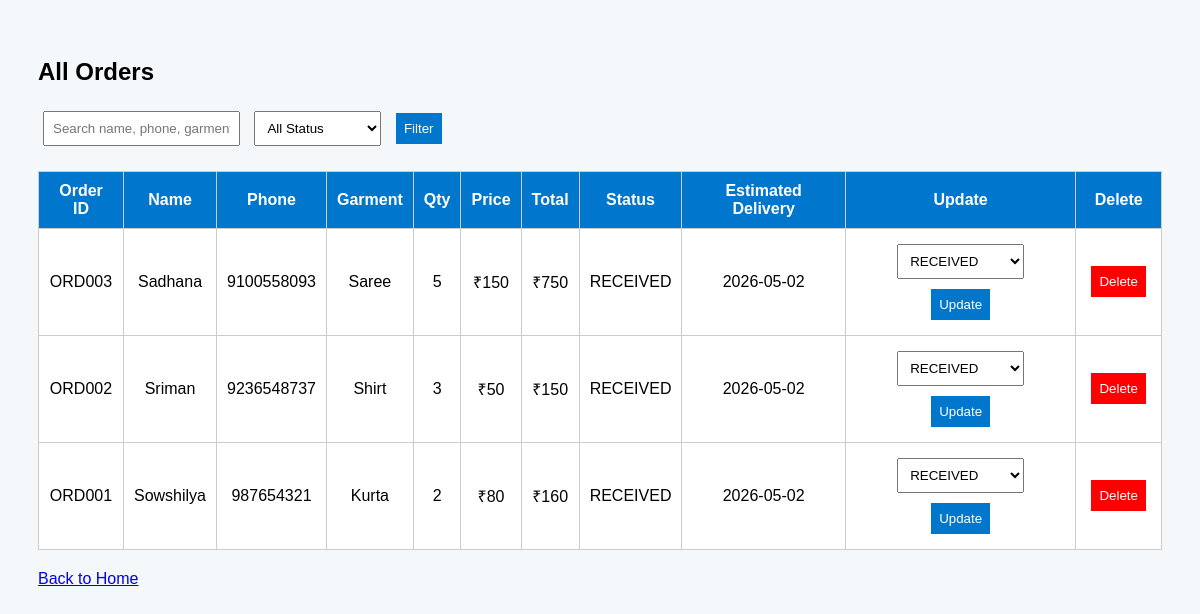
The page /orders on the database its author committed.
### tables this page shows
CREATE TABLE orders (
            id INTEGER PRIMARY KEY AUTOINCREMENT,
            order_id TEXT UNIQUE,
            customer_name TEXT,
            phone TEXT,
            garment TEXT,
            quantity INTEGER,
            price INTEGER,
            total_amount INTEGER,
            status TEXT,
            created_at TEXT,
            estimated_delivery TEXT
        );

### app.py (the view, shortened to what this page needs)
@app.route("/orders")
def view_orders():
    status_filter = request.args.get("status", "")
    search = request.args.get("search", "")
    conn = get_db_connection()
    query = "SELECT * FROM orders WHERE 1=1"
    params = []
    if status_filter:
        query += " AND status = ?"
        params.append(status_filter)
    query += " ORDER BY id DESC"
    orders = conn.execute(query, params).fetchall()
    conn.close()
    return render_template(
        "orders.html",
        orders=orders,
        statuses=STATUSES,
        selected_status=status_filter,
        search=search
    )

### app.py (called while the page is built)
def get_db_connection():
    conn = sqlite3.connect("laundry.db")
    conn.row_factory = sqlite3.Row
    return conn

### templates/orders.html (shortened to what this page needs)
<!DOCTYPE html>
<html>
<head>
</head>
<body>
    <h2>All Orders</h2>
    <form method="GET">
        <input type="text" name="search" placeholder="Search name, phone, garment" value="{{ search }}">
        <select name="status">
            <option value="">All Status</option>
        </select>
        <button type="submit">Filter</button>
    </form>
    <table>
        <tr>
            <th>Order ID</th>
            <th>Name</th>
            <th>Phone</th>
            <th>Garment</th>
            <th>Qty</th>
            <th>Price</th>
            <th>Total</th>
            <th>Status</th>
            <th>Estimated Delivery</th>
            <th>Update</th>
            <th>Delete</th>
        </tr>
        {% for order in orders %}
        <tr>
            <td>{{ order.order_id }}</td>
            <td>{{ order.customer_name }}</td>
            <td>{{ order.phone }}</td>
            <td>{{ order.garment }}</td>
            <td>{{ order.quantity }}</td>
            <td>₹{{ order.price }}</td>
            <td>₹{{ order.total_amount }}</td>
            <td>{{ order.status }}</td>
            <td>{{ order.estimated_delivery }}</td>
            <td>
                <form method="POST" action="/update-status/{{ order.order_id }}">
                    <select name="status">
                        {% for status in statuses %}
                            <option value="{{ status }}" {% if order.status == status %}selected{% endif %}>
                                {{ status }}
                            </option>
                        {% endfor %}
                    </select>
                    <button type="submit">Update</button>
                </form>
            </td>
            <td>
                <form method="POST" action="/delete/{{ order.order_id }}">
                    <button type="submit" class="delete-btn">
                        Delete
                    </button>
                </form>
            </td>
        </tr>
        {% endfor %}
    </table>
    <a href="/">Back to Home</a>
</body>
</html>

### templates/orders.html (style rules this page uses)
body { font-family: Arial; background: #f4f8fb; padding: 30px; }
table { width: 100%; background: white; border-collapse: collapse; margin-top: 20px; }
th, td { border: 1px solid #ccc; padding: 10px; text-align: center; }
th { background: #0077cc; color: white; }
input, select, button { padding: 8px; margin: 5px; }
button { background: #0077cc; color: white; border: none; }
.delete-btn { background: red; color: white; }
a { display: inline-block; margin-top: 20px; }

### rows shown on the page
orders: order_id "ORD003", customer_name "Sadhana", phone "9100558093", garment "Saree", quantity "5", price "150", total_amount "750", status "RECEIVED", estimated_delivery "2026-05-02"
orders: order_id "ORD002", customer_name "Sriman", phone "9236548737", garment "Shirt", quantity "3", price "50", total_amount "150", status "RECEIVED", estimated_delivery "2026-05-02"
orders: order_id "ORD001", customer_name "Sowshilya", phone "987654321", garment "Kurta", quantity "2", price "80", total_amount "160", status "RECEIVED", estimated_delivery "2026-05-02"
